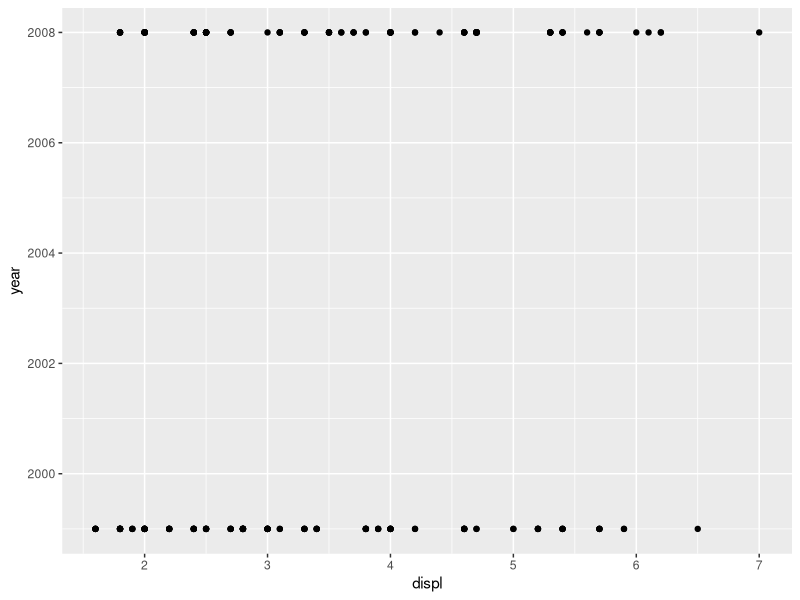
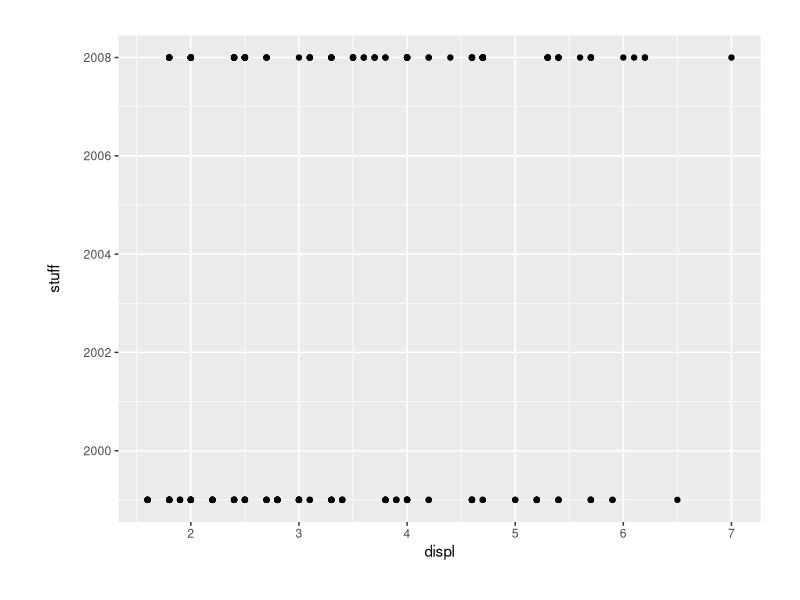

These figures' R source, in order: (Note: this script raises an error after producing the figures.)

library(purrr)
library(grid)
library(gridExtra)
library(ggplot2)

qplot(displ, year, data = mpg) 

ggplot(data = mpg, aes(x = displ, y = year)) + 
  geom_point() + 
  labs(y = 'stuff\n') + 
  theme(plot.margin = unit(c(.9, 1, 1, 1.2), "cm"))

title_align_no_clip(title_segments = c('Percent of ', 'men ', 'and ', 'women'),
                    colors = c('Grey25', 'red', 'Grey25', 'blue'),
                    axis_title_color = 'Grey40', 
                    axis_text_color =  'Grey40',
                    axis_x_line_color = 'Grey35',
                    axis_y_line_color = 'Grey35', 
                    tick_color = 'Grey35')

# Draw onto a 1*1 drawing surface
ggdraw(qplot(3,1)) + draw_text("Hello World!", x = 0.5, y = 0.5)
#
# Adorn a plot from the Anscombe data set of "identical" data.
p = qplot(x = x1, y = y1, geom = c("smooth", "point"), data = anscombe)
threeStrings = c("Hello World!", "to be or not to be", "over and out")
ggdraw() + p + draw_text(threeStrings, x = .01 + strwidth(threeStrings), y = 5, hjust = 0)

#Testing-------------------------------------------------------
title_segments <- c('Help ', 'me ', 'please', '!')
colors <- c('red', 'orange', 'green', 'blue')
nudge_x = 0

grobs <- NULL
grobs[1] <- 'gp = gpar(fontsize = 14, fontface = "bold"))'
grobs[2] <- 'textGrob(label = title_segments[1], name = "title1",  
                      x = unit(2.33 - nudge_x, "lines"), 
                      y = unit(-.5, "lines"), 
                      hjust = 0, vjust = 0, gp = gpar(col = colors[1]))'

if(length(title_segments) > 1){ # Need to figure out how to append list
  x <- unit(2.24 - nudge_x, "lines")
  more_grobs <- pmap_chr(list(title_segments[-1], colors[-1], seq_along(title_segments)[-1]), function(segment, color, i){
    grob <- textGrob(label = segment, name = paste0("title", i, sep = ""),
                     x = x + grobWidth(paste0("title", i - 1, sep = "")), 
                     y = unit(-.5, "lines"),
                     hjust = 0, vjust = 0, gp = gpar(col = color))
  })
}
grobs <- c(grobs, more_grobs)

grobs <- do.call(what = grobTree, args = grobs)

# Turn off clipping and draw plot
gb <- ggplot_build(last_plot()) # Puts plot into a usable format
gt <- ggplot_gtable(gb) # puts grobs into a table to allow the object to be manipulated
gt$layout$clip[gt$layout$name=="panel"] <- "off" # removes clipping with graph borders 
gg <- arrangeGrob(gt, top = grobs, padding = unit(2.6, "line")) # places above grobs into a gtable
grid.newpage() # makes a blank graphing window for ggplot2
grid.draw(gg) # draws the plot









#Function---------------------------------------------------------------------------------------------------------------
title_align_no_clip <- function(plot = last_plot(), title_segments, colors,
                                x = .06, y = .94, size = 14, 
                                hjust = 0, vjust = 1, ..., 
                                filename = NULL,
                                axis_title_color = 'Grey40',
                                axis_x_line_color = 'Grey55',
                                axis_y_line_color = 'Grey55',
                                axis_text_color = 'Grey48',
                                tick_color = 'Grey55',
                                plot_margin = unit(c(.9, 1, 1, 1.2), "cm"),
                                nudge_x = 0){
  
  
  # Preformat the graph for the title
  plot = plot +
         ggtitle('\n') + 
         theme(plot.margin = plot_margin,   
                      axis.title = element_text(color = axis_title_color, size = 14),
                      axis.title.y = element_text(hjust = .94),
                      axis.line.x = element_line(color = axis_x_line_color),
                      axis.line.y = element_line(color = axis_y_line_color),
                      axis.text = element_text(color = axis_text_color),
                      axis.ticks = element_line(color = tick_color))
  
  ggdraw(plot) 
  
  x_segments <- c(x, x + cumsum(strwidth(title_segments, font = 2)[-length((title_segments))] ))
  
  
  
  plot <- ggdraw(plot) + cowplot::draw_text(text = title_segments, colour = colors, 
                                            x = x_segments, y = y, hjust = hjust, vjust = vjust,
                                            size = size, ..., fontface = 'bold')  

  # # Turn off clipping and draw plot
  # gb <- ggplot_build(plot)
  # gt <- ggplot_gtable(gb)
  # 
  # gt$layout$clip[gt$layout$name=="panel"] <- "off"
  # 
  # grid.draw(gt)


  # Save the plot
  if(!is.null(filename)) ggsave(filename, plot = gg, width = save_width, height = save_height)
}





